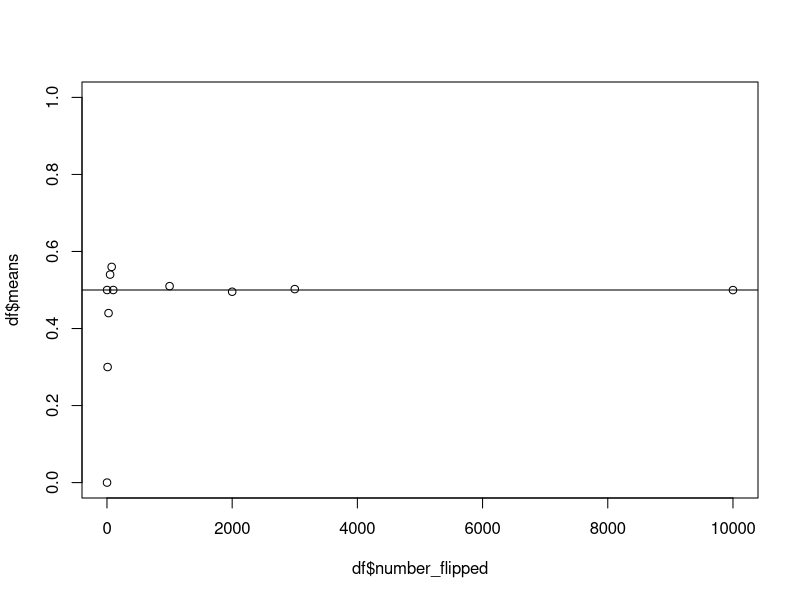

Source code (R):
## ---- chunk 1
set.seed(276)
options(scipen=999)

single_flip <- rbinom(1,1,.5)
two_flips <- rbinom(2,1,.5)
ten_flips <- rbinom(10,1,.5)
twentyfive_flips <- rbinom(25,1,.5)
fifty_flips <- rbinom(50,1,.5)
seventyfive_flips <- rbinom(75,1,.5)
hundred_flips <- rbinom(100,1,.5)
thous_flips <- rbinom(1000,1,.5)
twothou_flips <- rbinom(2000,1,.5)
tenthous_flips <- rbinom(10000,1,.5)
twfithou_flips <- rbinom(25000,1,.5)
threethou_flips <- rbinom(3000,1,.5)


a <- mean(single_flip)
g <- mean(two_flips)
h <- mean(ten_flips)
j <- mean(twentyfive_flips)
b <- mean(fifty_flips)
i <- mean(hundred_flips)
c <- mean(thous_flips)
e <- mean(twothou_flips)
d <- mean(tenthous_flips)
f <- mean(seventyfive_flips)
k <- mean(threethou_flips)

means <- c(a,g,h,j,b,i,c,e,d,f,k)

number_flipped <- c(1,2,10,25,50,100,1000,2000,10000,75,3000)

df <- data.frame(means,number_flipped)

plot(df$number_flipped,df$means, ylim = c(0,1))
abline(h = 0.5)

mean(twfithou_flips)

